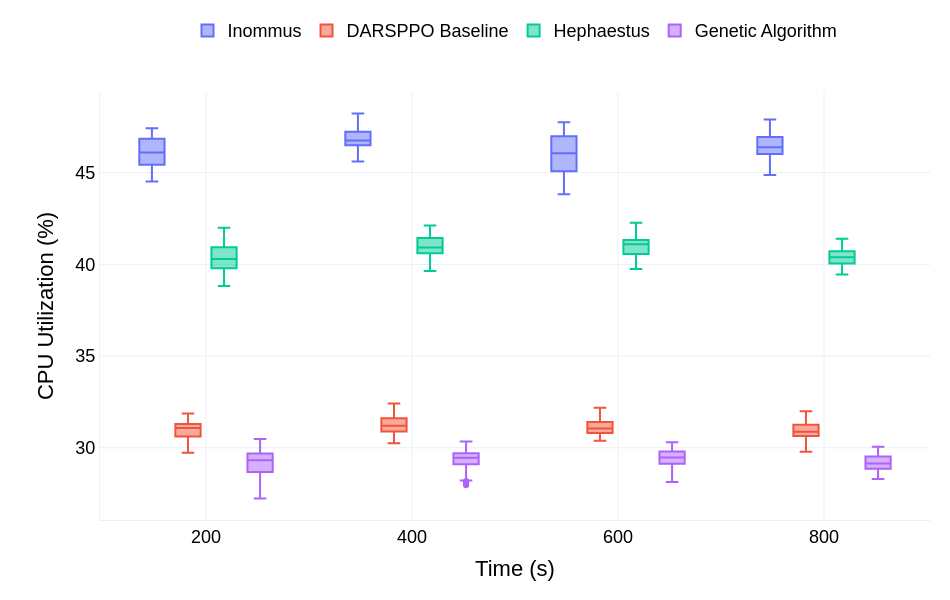
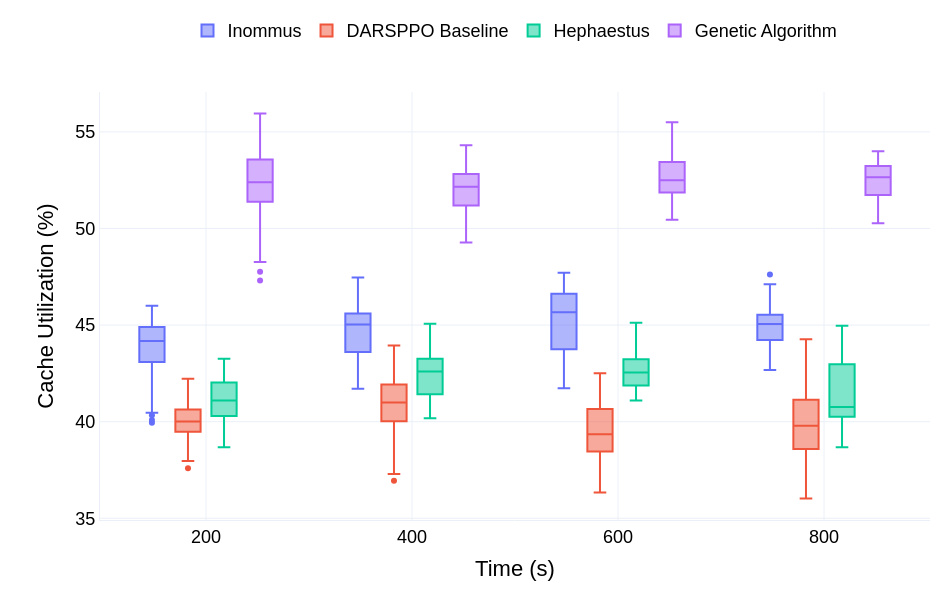
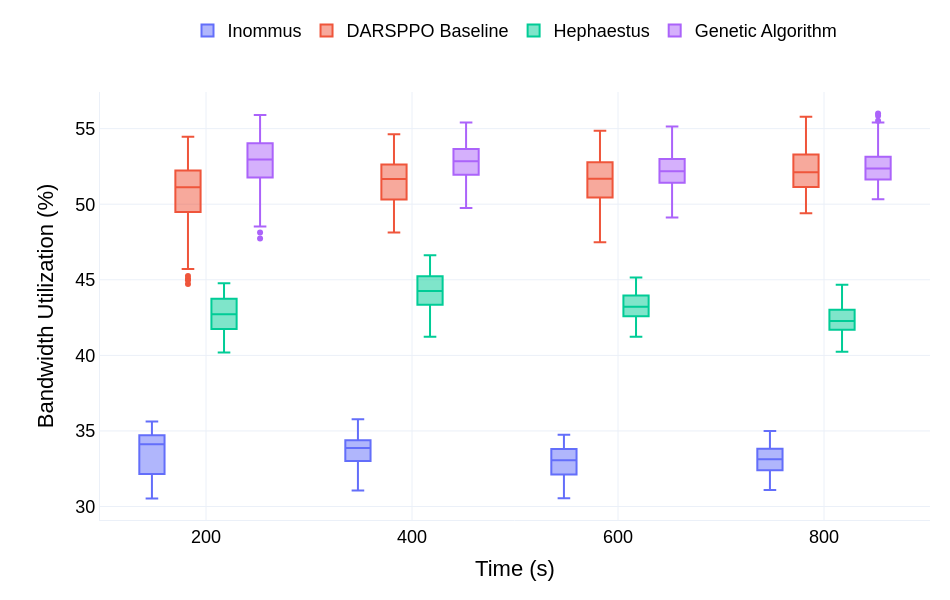
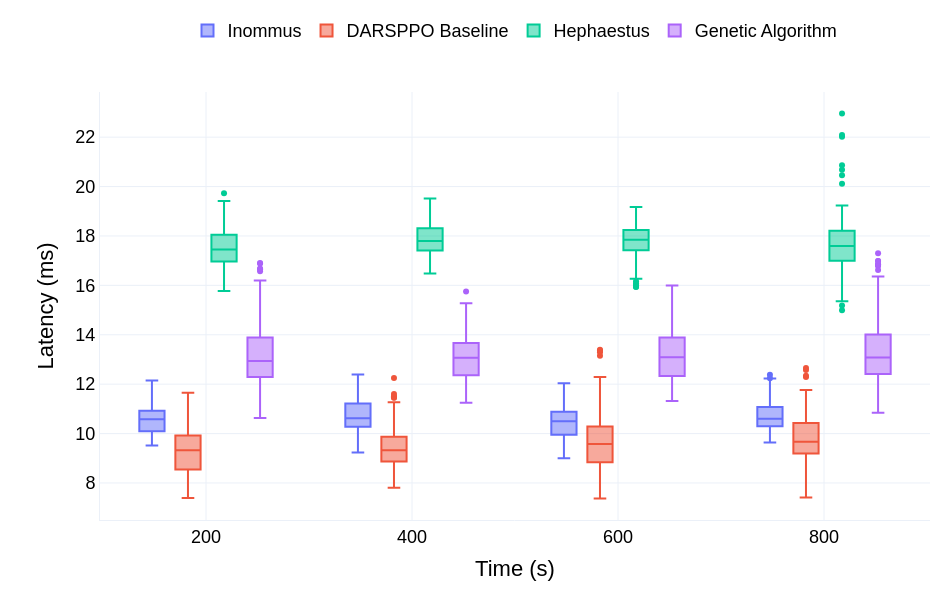

The notebook cell saved with these charts, in order:
### Code cell
# Dicionário com os títulos das métricas e os nomes das colunas correspondentes
metricas = {
    "CPU Utilization (%)": "cpu_utilization",
    "Cache Utilization (%)": "cache_utilization",
    "Bandwidth Utilization (%)": "bandwidth_utilization",
    "Latency (ms)": "latency",
    "Acceptance Ratio (%)": "acceptance_rate",
    "Decision Time (ms)": "decision_time_ms",
    "Shared SFs": "shared_vnfs",
    "CPU per Flow": "cpu_per_flow",
    "Cache per Flow": "cache_per_flow",
    "Bandwidth per Flow": "bandwidth_utilization_per_flow",
    "Shared VNFs per Flow": "shared_vnfs_per_flow",
    "Energy Consumption (Watts)": "total_energy_consumption",
    "Energy Consumption (Watts) per Flow": "energy_consumption_per_flow",
    "Standard Deviation of Latency per Session": "desvio_padrao_latencia_por_sessão",
    "Queue time (s)": "queue_time",
}

# Nomes dos algoritmos para legendas
# A CHAVE deve corresponder ao nome no seu DataFrame `dados_processados`
# O VALOR é o que aparecerá na legenda do gráfico
legendas = {
    # 'GreedyB': 'Greedy Heuristic',
    "Kuririn PPO": "Inommus",
    "DARSPPO": "DARSPPO Baseline",
    "hephaestus": "Hephaestus",
    # Adicione quantos mais algoritmos quiser aqui!
    "GA": "Genetic Algorithm",
    # 'dp': 'Dynamic Programming'
}

# Iterando sobre cada métrica para plotagem
for titulo_grafico, coluna_df in metricas.items():
    # Multiplicador para converter em porcentagem, se necessário
    # (Corrigi a lógica para aplicar o multiplicador corretamente)
    multiplicador = 100 if "%" in titulo_grafico else 1

    # <<< MODO DE USO OTIMIZADO >>>
    # 1. Crie um dicionário para armazenar os dados de todos os algoritmos
    dados_para_plotar = {}

    # 2. Preencha o dicionário iterando sobre as legendas
    for alg_id, legenda_nome in legendas.items():
        if alg_id in dados_processados:
            # A legenda (ex: 'Greedy Heuristic') é a chave do dicionário
            # Os dados da coluna correspondente são o valor
            dados_para_plotar[legenda_nome] = dados_processados[alg_id][coluna_df] * multiplicador
        else:
            print(f"[AVISO] Algoritmo '{alg_id}' não encontrado em 'dados_processados'. Pulando.")

    # 3. Chame a função com o dicionário
    if dados_para_plotar:  # Apenas plota se houver dados
        # <<< MUDANÇAS AQUI >>>

        # 1. Define um nome de arquivo único para o PNG
        nome_arquivo_png = f"boxplot_{coluna_df}.png"

        create_boxplot(
            data_series_dict=dados_para_plotar,
            yaxis_title=titulo_grafico,
            # 2. Passa o nome do arquivo para o parâmetro png_filename
            # A função cuidará de salvá-lo em "img_salvas/"
            # png_filename=nome_arquivo_png,
            # 3. Desativa a exibição interativa para o loop não travar
            show=True,
        )
        # <<< FIM DAS MUDANÇAS >>>

### Figure 1 — Plotly figure (JSON) as saved in the notebook; plotly's stock layout.template omitted (floating-point values rounded to 4 significant figures; data arrays with more than 128 entries replaced by an {"elided": "..."} marker saying what was removed)
{"data": [{"alignmentgroup": "True", "hovertemplate": "Algorithm=Inommus<br>Time (s)=%{x}<br>CPU Utilization (%)=%{y}<extra></extra>", "legendgroup": "Inommus", "marker": {"color": "#636efa"}, "name": "Inommus", "notched": false, "offsetgroup": "Inommus", "orientation": "v", "quartilemethod": "exclusive", "showlegend": true, "type": "box", "x": {"elided": "800 int values"}, "x0": " ", "xaxis": "x", "y": {"elided": "800 float values"}, "y0": " ", "yaxis": "y"}, {"alignmentgroup": "True", "hovertemplate": "Algorithm=DARSPPO Baseline<br>Time (s)=%{x}<br>CPU Utilization (%)=%{y}<extra></extra>", "legendgroup": "DARSPPO Baseline", "marker": {"color": "#EF553B"}, "name": "DARSPPO Baseline", "notched": false, "offsetgroup": "DARSPPO Baseline", "orientation": "v", "quartilemethod": "exclusive", "showlegend": true, "type": "box", "x": {"elided": "800 int values"}, "x0": " ", "xaxis": "x", "y": {"elided": "800 float values"}, "y0": " ", "yaxis": "y"}, {"alignmentgroup": "True", "hovertemplate": "Algorithm=Hephaestus<br>Time (s)=%{x}<br>CPU Utilization (%)=%{y}<extra></extra>", "legendgroup": "Hephaestus", "marker": {"color": "#00cc96"}, "name": "Hephaestus", "notched": false, "offsetgroup": "Hephaestus", "orientation": "v", "quartilemethod": "exclusive", "showlegend": true, "type": "box", "x": {"elided": "800 int values"}, "x0": " ", "xaxis": "x", "y": {"elided": "800 float values"}, "y0": " ", "yaxis": "y"}, {"alignmentgroup": "True", "hovertemplate": "Algorithm=Genetic Algorithm<br>Time (s)=%{x}<br>CPU Utilization (%)=%{y}<extra></extra>", "legendgroup": "Genetic Algorithm", "marker": {"color": "#ab63fa"}, "name": "Genetic Algorithm", "notched": false, "offsetgroup": "Genetic Algorithm", "orientation": "v", "quartilemethod": "exclusive", "showlegend": true, "type": "box", "x": {"elided": "800 int values"}, "x0": " ", "xaxis": "x", "y": {"elided": "800 float values"}, "y0": " ", "yaxis": "y"}], "layout": {"boxmode": "group", "font": {"color": "Black", "family": "Arial", "size": 18}, "height": 600, "legend": {"orientation": "h", "title": {}, "tracegroupgap": 0, "x": 0.5, "xanchor": "center", "y": 1.1, "yanchor": "bottom"}, "margin": {"b": 80, "l": 100, "r": 20, "t": 40}, "width": 950, "xaxis": {"anchor": "y", "categoryarray": [200, 400, 600, 800], "categoryorder": "array", "domain": [0, 1], "showgrid": true, "showline": true, "title": {"text": "Time (s)"}}, "yaxis": {"anchor": "x", "domain": [0, 1], "showgrid": true, "showline": true, "title": {"text": "CPU Utilization (%)"}}}}

### Figure 2 — Plotly figure (JSON) as saved in the notebook; plotly's stock layout.template omitted (floating-point values rounded to 4 significant figures; data arrays with more than 128 entries replaced by an {"elided": "..."} marker saying what was removed)
{"data": [{"alignmentgroup": "True", "hovertemplate": "Algorithm=Inommus<br>Time (s)=%{x}<br>Cache Utilization (%)=%{y}<extra></extra>", "legendgroup": "Inommus", "marker": {"color": "#636efa"}, "name": "Inommus", "notched": false, "offsetgroup": "Inommus", "orientation": "v", "quartilemethod": "exclusive", "showlegend": true, "type": "box", "x": {"elided": "800 int values"}, "x0": " ", "xaxis": "x", "y": {"elided": "800 float values"}, "y0": " ", "yaxis": "y"}, {"alignmentgroup": "True", "hovertemplate": "Algorithm=DARSPPO Baseline<br>Time (s)=%{x}<br>Cache Utilization (%)=%{y}<extra></extra>", "legendgroup": "DARSPPO Baseline", "marker": {"color": "#EF553B"}, "name": "DARSPPO Baseline", "notched": false, "offsetgroup": "DARSPPO Baseline", "orientation": "v", "quartilemethod": "exclusive", "showlegend": true, "type": "box", "x": {"elided": "800 int values"}, "x0": " ", "xaxis": "x", "y": {"elided": "800 float values"}, "y0": " ", "yaxis": "y"}, {"alignmentgroup": "True", "hovertemplate": "Algorithm=Hephaestus<br>Time (s)=%{x}<br>Cache Utilization (%)=%{y}<extra></extra>", "legendgroup": "Hephaestus", "marker": {"color": "#00cc96"}, "name": "Hephaestus", "notched": false, "offsetgroup": "Hephaestus", "orientation": "v", "quartilemethod": "exclusive", "showlegend": true, "type": "box", "x": {"elided": "800 int values"}, "x0": " ", "xaxis": "x", "y": {"elided": "800 float values"}, "y0": " ", "yaxis": "y"}, {"alignmentgroup": "True", "hovertemplate": "Algorithm=Genetic Algorithm<br>Time (s)=%{x}<br>Cache Utilization (%)=%{y}<extra></extra>", "legendgroup": "Genetic Algorithm", "marker": {"color": "#ab63fa"}, "name": "Genetic Algorithm", "notched": false, "offsetgroup": "Genetic Algorithm", "orientation": "v", "quartilemethod": "exclusive", "showlegend": true, "type": "box", "x": {"elided": "800 int values"}, "x0": " ", "xaxis": "x", "y": {"elided": "800 float values"}, "y0": " ", "yaxis": "y"}], "layout": {"boxmode": "group", "font": {"color": "Black", "family": "Arial", "size": 18}, "height": 600, "legend": {"orientation": "h", "title": {}, "tracegroupgap": 0, "x": 0.5, "xanchor": "center", "y": 1.1, "yanchor": "bottom"}, "margin": {"b": 80, "l": 100, "r": 20, "t": 40}, "width": 950, "xaxis": {"anchor": "y", "categoryarray": [200, 400, 600, 800], "categoryorder": "array", "domain": [0, 1], "showgrid": true, "showline": true, "title": {"text": "Time (s)"}}, "yaxis": {"anchor": "x", "domain": [0, 1], "showgrid": true, "showline": true, "title": {"text": "Cache Utilization (%)"}}}}

### Figure 3 — Plotly figure (JSON) as saved in the notebook; plotly's stock layout.template omitted (floating-point values rounded to 4 significant figures; data arrays with more than 128 entries replaced by an {"elided": "..."} marker saying what was removed)
{"data": [{"alignmentgroup": "True", "hovertemplate": "Algorithm=Inommus<br>Time (s)=%{x}<br>Bandwidth Utilization (%)=%{y}<extra></extra>", "legendgroup": "Inommus", "marker": {"color": "#636efa"}, "name": "Inommus", "notched": false, "offsetgroup": "Inommus", "orientation": "v", "quartilemethod": "exclusive", "showlegend": true, "type": "box", "x": {"elided": "800 int values"}, "x0": " ", "xaxis": "x", "y": {"elided": "800 float values"}, "y0": " ", "yaxis": "y"}, {"alignmentgroup": "True", "hovertemplate": "Algorithm=DARSPPO Baseline<br>Time (s)=%{x}<br>Bandwidth Utilization (%)=%{y}<extra></extra>", "legendgroup": "DARSPPO Baseline", "marker": {"color": "#EF553B"}, "name": "DARSPPO Baseline", "notched": false, "offsetgroup": "DARSPPO Baseline", "orientation": "v", "quartilemethod": "exclusive", "showlegend": true, "type": "box", "x": {"elided": "800 int values"}, "x0": " ", "xaxis": "x", "y": {"elided": "800 float values"}, "y0": " ", "yaxis": "y"}, {"alignmentgroup": "True", "hovertemplate": "Algorithm=Hephaestus<br>Time (s)=%{x}<br>Bandwidth Utilization (%)=%{y}<extra></extra>", "legendgroup": "Hephaestus", "marker": {"color": "#00cc96"}, "name": "Hephaestus", "notched": false, "offsetgroup": "Hephaestus", "orientation": "v", "quartilemethod": "exclusive", "showlegend": true, "type": "box", "x": {"elided": "800 int values"}, "x0": " ", "xaxis": "x", "y": {"elided": "800 float values"}, "y0": " ", "yaxis": "y"}, {"alignmentgroup": "True", "hovertemplate": "Algorithm=Genetic Algorithm<br>Time (s)=%{x}<br>Bandwidth Utilization (%)=%{y}<extra></extra>", "legendgroup": "Genetic Algorithm", "marker": {"color": "#ab63fa"}, "name": "Genetic Algorithm", "notched": false, "offsetgroup": "Genetic Algorithm", "orientation": "v", "quartilemethod": "exclusive", "showlegend": true, "type": "box", "x": {"elided": "800 int values"}, "x0": " ", "xaxis": "x", "y": {"elided": "800 float values"}, "y0": " ", "yaxis": "y"}], "layout": {"boxmode": "group", "font": {"color": "Black", "family": "Arial", "size": 18}, "height": 600, "legend": {"orientation": "h", "title": {}, "tracegroupgap": 0, "x": 0.5, "xanchor": "center", "y": 1.1, "yanchor": "bottom"}, "margin": {"b": 80, "l": 100, "r": 20, "t": 40}, "width": 950, "xaxis": {"anchor": "y", "categoryarray": [200, 400, 600, 800], "categoryorder": "array", "domain": [0, 1], "showgrid": true, "showline": true, "title": {"text": "Time (s)"}}, "yaxis": {"anchor": "x", "domain": [0, 1], "showgrid": true, "showline": true, "title": {"text": "Bandwidth Utilization (%)"}}}}

### Figure 4 — Plotly figure (JSON) as saved in the notebook; plotly's stock layout.template omitted (floating-point values rounded to 4 significant figures; data arrays with more than 128 entries replaced by an {"elided": "..."} marker saying what was removed)
{"data": [{"alignmentgroup": "True", "hovertemplate": "Algorithm=Inommus<br>Time (s)=%{x}<br>Latency (ms)=%{y}<extra></extra>", "legendgroup": "Inommus", "marker": {"color": "#636efa"}, "name": "Inommus", "notched": false, "offsetgroup": "Inommus", "orientation": "v", "quartilemethod": "exclusive", "showlegend": true, "type": "box", "x": {"elided": "800 int values"}, "x0": " ", "xaxis": "x", "y": {"elided": "800 float values"}, "y0": " ", "yaxis": "y"}, {"alignmentgroup": "True", "hovertemplate": "Algorithm=DARSPPO Baseline<br>Time (s)=%{x}<br>Latency (ms)=%{y}<extra></extra>", "legendgroup": "DARSPPO Baseline", "marker": {"color": "#EF553B"}, "name": "DARSPPO Baseline", "notched": false, "offsetgroup": "DARSPPO Baseline", "orientation": "v", "quartilemethod": "exclusive", "showlegend": true, "type": "box", "x": {"elided": "800 int values"}, "x0": " ", "xaxis": "x", "y": {"elided": "800 float values"}, "y0": " ", "yaxis": "y"}, {"alignmentgroup": "True", "hovertemplate": "Algorithm=Hephaestus<br>Time (s)=%{x}<br>Latency (ms)=%{y}<extra></extra>", "legendgroup": "Hephaestus", "marker": {"color": "#00cc96"}, "name": "Hephaestus", "notched": false, "offsetgroup": "Hephaestus", "orientation": "v", "quartilemethod": "exclusive", "showlegend": true, "type": "box", "x": {"elided": "800 int values"}, "x0": " ", "xaxis": "x", "y": {"elided": "800 float values"}, "y0": " ", "yaxis": "y"}, {"alignmentgroup": "True", "hovertemplate": "Algorithm=Genetic Algorithm<br>Time (s)=%{x}<br>Latency (ms)=%{y}<extra></extra>", "legendgroup": "Genetic Algorithm", "marker": {"color": "#ab63fa"}, "name": "Genetic Algorithm", "notched": false, "offsetgroup": "Genetic Algorithm", "orientation": "v", "quartilemethod": "exclusive", "showlegend": true, "type": "box", "x": {"elided": "800 int values"}, "x0": " ", "xaxis": "x", "y": {"elided": "800 float values"}, "y0": " ", "yaxis": "y"}], "layout": {"boxmode": "group", "font": {"color": "Black", "family": "Arial", "size": 18}, "height": 600, "legend": {"orientation": "h", "title": {}, "tracegroupgap": 0, "x": 0.5, "xanchor": "center", "y": 1.1, "yanchor": "bottom"}, "margin": {"b": 80, "l": 100, "r": 20, "t": 40}, "width": 950, "xaxis": {"anchor": "y", "categoryarray": [200, 400, 600, 800], "categoryorder": "array", "domain": [0, 1], "showgrid": true, "showline": true, "title": {"text": "Time (s)"}}, "yaxis": {"anchor": "x", "domain": [0, 1], "showgrid": true, "showline": true, "title": {"text": "Latency (ms)"}}}}
